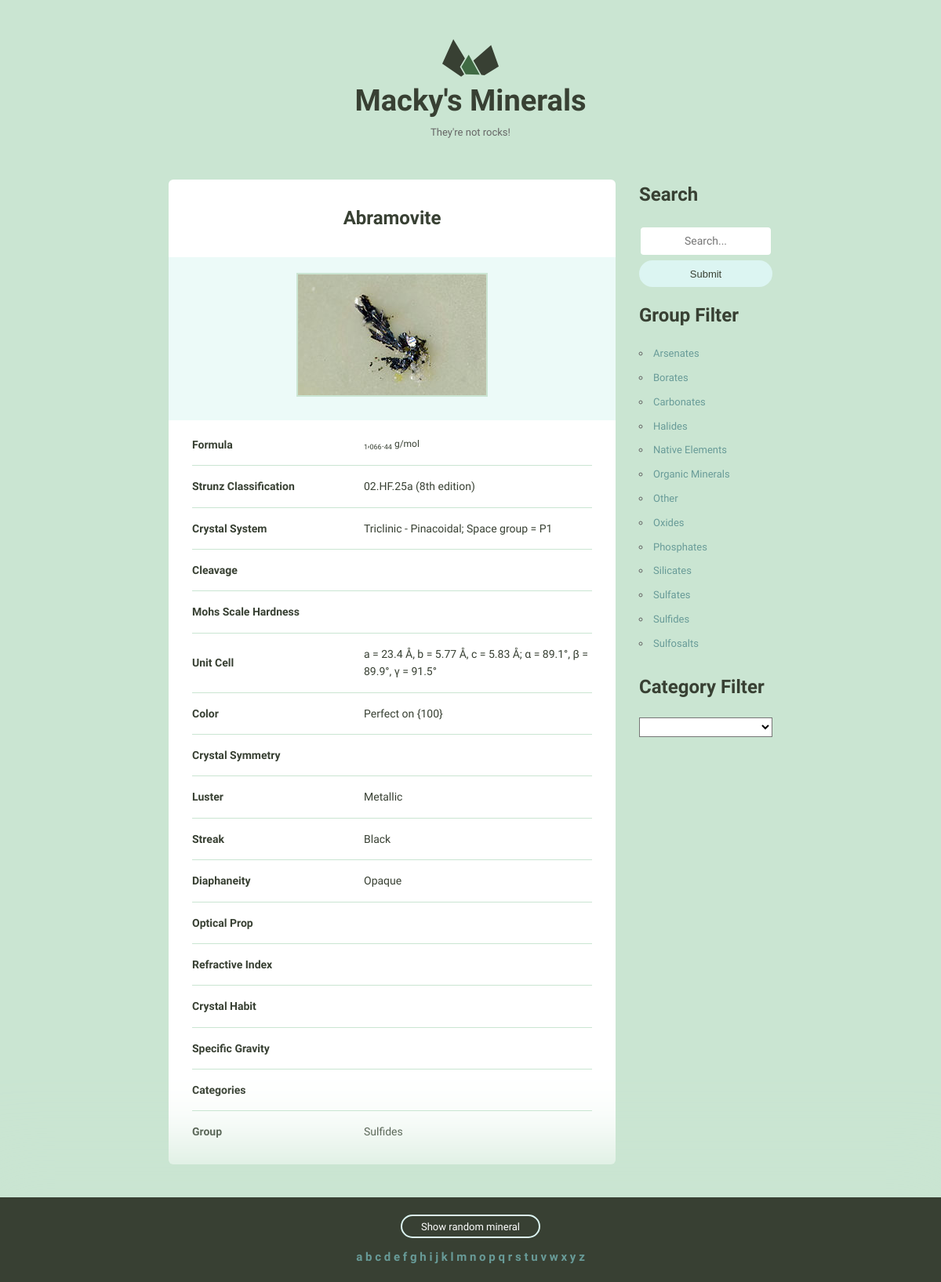
Before: /detail/4/ with the older database file.
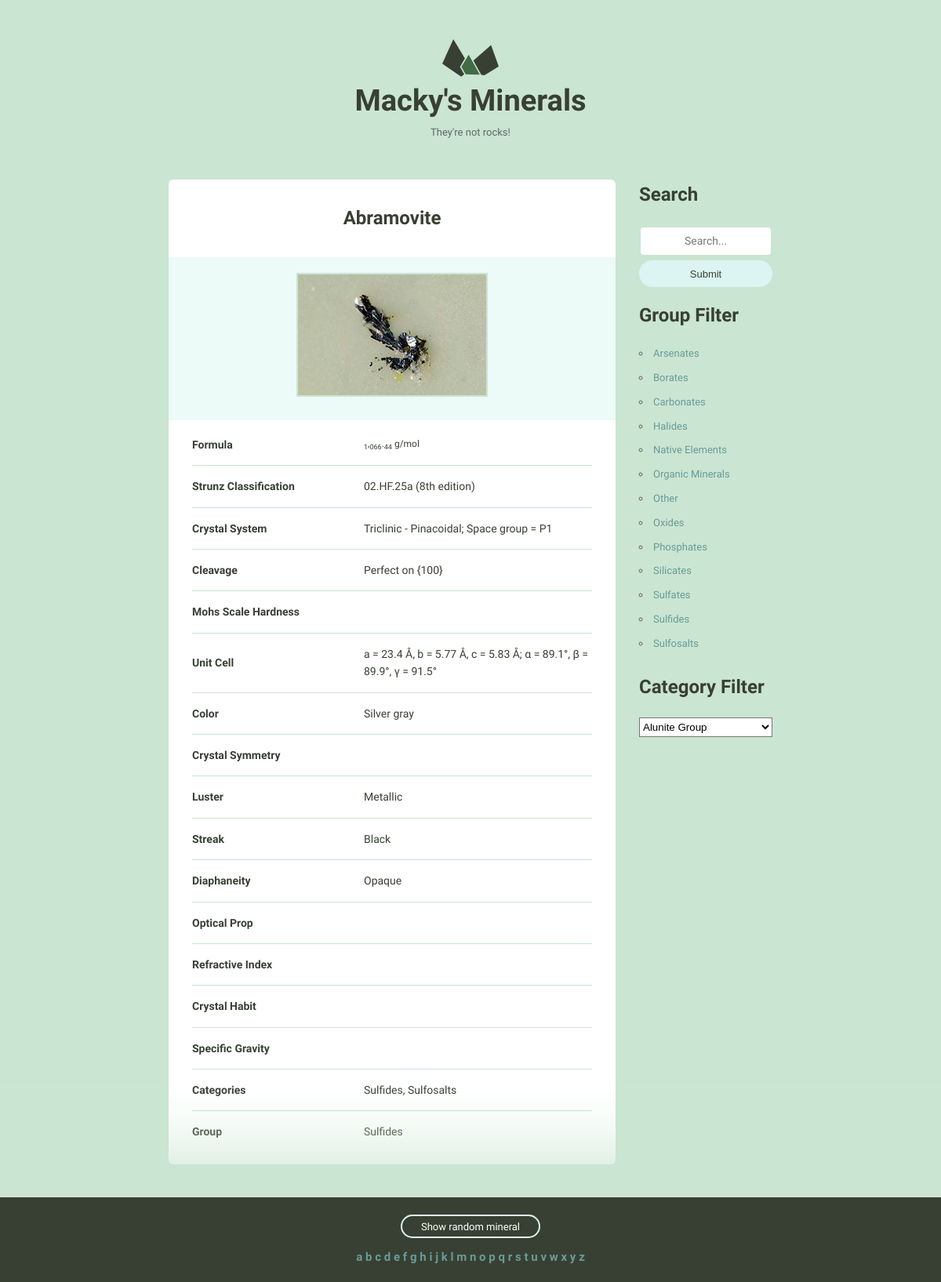
After: the same page with the newer database file.
### mineral_detail/models.py (models this page shows, shortened)
class Mineral(models.Model):
    name = models.CharField(max_length=500)
    image_filename = models.CharField(max_length=500)
    image_caption = models.CharField(max_length=500)
    formula = models.CharField(max_length=500, blank=True)
    strunz = models.CharField(max_length=500, blank=True)
    crystal_system = models.CharField(max_length=500)
    unit_cell = models.CharField(max_length=500, blank=True)
    color = models.CharField(max_length=500, blank=True)
    crystal_symmetry = models.CharField(max_length=500, blank=True)
    cleavage = models.CharField(max_length=500, blank=True)
    mohs_scale = models.CharField(max_length=500, blank=True)
    luster = models.CharField(max_length=500, blank=True)
    streak = models.CharField(max_length=500, blank=True)
    diaphaneity = models.CharField(max_length=500, blank=True)
    optical_prop = models.CharField(max_length=500, blank=True)
    refractive_index = models.CharField(max_length=500, blank=True)
    crystal_habit = models.CharField(max_length=500, blank=True)
    specific_gravity = models.CharField(max_length=500, blank=True)
    categories = models.ManyToManyField(Category)
    group = models.ForeignKey(Group, on_delete=models.CASCADE)
    @property
    def static_url(self):
        return 'images/minerals/' + self.name.title() + '.jpg'
    def category_names(self):
        return ', '.join([a.name for a in self.categories.all()])

class Group(models.Model):
    name = models.CharField(max_length=500)
    def __str__(self):
        return self.name

class Category(models.Model):
    name = models.CharField(max_length=500, default='None')

### mineral_detail/views.py (the view)
# urls.py: path('detail/', include('mineral_detail.urls'), name='mineral-detail'),
def mineral_detail(request, mineral_id):
    mineral = get_object_or_404(Mineral, pk=mineral_id)
    mineral_form = MineralForm(instance=mineral)
    all_mineral_count = Mineral.objects.all().values('id').count()
    rand_num = random.randint(1, all_mineral_count)
    groups = Group.objects.values('name').order_by('name')
    categories = Category.objects.values('name').order_by('name')
    context = {
        'mineral': mineral,
        'mineral_form': mineral_form,
        'rand_mineral': rand_num,
        'letters': string.ascii_lowercase,
        'mineral_groups': groups,
        'mineral_categories': categories,
    }
    return render(request, 'detail.html', context)

### mineral_detail/forms.py
class MineralForm(forms.ModelForm):
    class Meta:
        model = Mineral
        fields = ['strunz', 'crystal_system', 'cleavage', 'mohs_scale',
                  'unit_cell', 'color', 'crystal_symmetry',
                  'luster', 'streak', 'diaphaneity', 'optical_prop',
                  'refractive_index', 'crystal_habit',
                  'specific_gravity']
        labels = {
            'strunz': 'Strunz Classification',
            'mohs_scale': 'Mohs Scale Hardness'
        }

### mineral_detail/templatetags/custom_tags.py (called while the page is built)
@register.simple_tag(name='url_filter_replace')
def url_filter_replace(request, field, value):
    url_string = request.GET.copy()
    return u"/?{}={}".format(field, value)

### templates/detail.html
{% extends "layout.html" %}
{% block content %}
    <div class="mineral__container">
        <h1 class="mineral__name">{{ mineral.name }}</h1>
        <div class="mineral__image-bg">
            {% load static %}
            <img class="mineral__image" src="{% static mineral.static_url %}">
            <p class="mineral__caption">{{ mineral.image_caption }}</p>
        </div>
        <div class="mineral__table-container">
            <table class="mineral__table">
                <tr>
                    <td class="mineral__category">Formula</td>
                    {% autoescape off %}
                        <td class="mineral__formula">{{ mineral.formula }}</td>
                    {% endautoescape %}
                </tr>
                {% for field in mineral_form %}
                    <tr>
                        <td class="mineral__category">{{ field.label|title }}</td>
                        <td>{{ field.value }}</td>
                    </tr>
                {% endfor %}
                <tr>
                    <td class="mineral__category">Categories</td>
                    <td>{{ mineral.category_names }}</td>
                </tr>
                <tr>
                    <td class="mineral__category">Group</td>
                    <td>{{ mineral.group }}</td>
                </tr>
            </table>
        </div>
    </div>
{% endblock %}

### templates/layout.html (shortened to what this page needs)
{% load custom_tags %}
<!DOCTYPE html>
<html lang="en">
<head>
    {% load static from staticfiles %}
    {% block static %}
        <link href="{% static 'css/global.css' %}" rel='stylesheet' type='text/css'>
        <link href="{% static 'css/custom.css' %}" rel='stylesheet' type='text/css'>
        </head>
        <body>
        <div class="bounds">
            <div class="grid-100">
                <a href="{% url 'index' %}">
                    <h1 class="logo__name text-centered">Macky's Minerals</h1>
                </a>
                <p class="logo__text text-centered">They're not rocks!</p>
            </div>
            <div class="grid-75">
                {% block content %}
                {% endblock content %}
            </div>
            <div class="grid-25 sidebar">
                <div class="search-form">
                    <h2>Search</h2>
                    <form type="get" action="{% url_filter_replace request 'search-box' search_term %}">
                        <input id="search-box" type="text" name="search-box" placeholder="Search...">
                        <button id="search-submit" class="minerals__anchor" type="submit">Submit</button>
                    </form>
                </div>
                <div class="groups">
                    <h2>Group Filter</h2>
                    <ul>
                        {% for group in mineral_groups %}
                            <li class="group__item">
                                    <a class="group__link {% if group.name == searched_group %}bolded{% endif %}"
                                       href="{% url_filter_replace request 'group' group.name %}">{{ group.name|title }}</a>
                            </li>
                        {% endfor %}
                    </ul>
                </div>
                <div class="categories">
                    <h2>Category Filter</h2>
                    <select onChange="window.location.href=this.value">
                        {% for category in mineral_categories %}
                            <option value="{% url_filter_replace request 'cat' category.name %}"
                                    {% if category.name == searched_category %}selected{% endif %}>{{ category.name|title }}</option>
                        {% endfor %}
                    </select>
                </div>
            </div>
        </div>
        <div class="minerals__random">
            <a class="minerals__anchor" href="{% url 'mineral_detail' rand_mineral %}">Show random mineral</a>
            <div class="minerals__letters">
                {% for letter in letters %}
                    <strong><a class="minerals__letter {% if letter == searched_letter %}bolded{% endif %}"
                               href="{% url 'index' %}?letter={{ letter }}">{{ letter }}</a></strong>
                {% endfor %}
            </div>
        </div>
        </body>
    {% endblock static %}
</html>

### static/css/global.css (style rules this page uses)
html { font-family: sans-serif; -ms-text-size-adjust: 100%; -webkit-text-size-adjust: 100%; }
body { margin: 0; }
a { background-color: transparent; }
h1 { font-size: 2em; margin: 0.67em 0; }
sub { font-size: 75%; line-height: 0; position: relative; vertical-align: baseline; bottom: -0.25em; }
img { border: 0; }
svg:not(:root) { overflow: hidden; }
input { color: inherit; font: inherit; margin: 0; }
input { line-height: normal; }
table { border-collapse: collapse; border-spacing: 0; }
td, th { padding: 0; }
html { font-size: 62.5%; }
body { background-color: #CAE5D2; font-size: 1.5em; line-height: 1.6; font-weight: 400; font-family: "Cousine"; color: #666; }
.bounds { max-width: 800px; margin: 0 auto; padding: 50px 0 150px; overflow: hidden; }
.grid, .grid-5, .grid-10, .grid-15, .grid-20, .grid-25, .grid-30, .grid-33, .grid-35, .grid-40, .grid-45, .grid-50, .grid-55, .grid-60, .grid-65, .grid-66, .grid-70, .grid-75, .grid-80, .grid-90, .grid-95, .grid-100 { float: left; box-sizing: border-box; position: relative; }
.grid-25 { width: 25%; padding: 0 15px; }
.grid-75 { width: 75%; padding: 0 15px; }
.grid-100 { width: 100%; padding: 0 15px; }
h1, h2, h3, h4, h5, h6 { margin-top: 0; margin-bottom: 2rem; font-weight: bold; font-family: "Work Sans", sans-serif; color: #384033; }
h1 { font-size: 3.8rem; }
h2 { font-size: 2.4rem; }
@media (min-width: 550px) { h1 { font-size: 3.8rem; } }
@media (min-width: 550px) { h2 { font-size: 2.4rem; } }
p { margin-top: 0; font-size: 1.6rem; }
a { color: #689b98; text-decoration: none; -webkit-transition: color 0.2s; -moz-transition: color 0.2s; -ms-transition: color 0.2s; -o-transition: color 0.2s; transition: color 0.2s; }
input[type="text"] { background: #fff; width: 100%; color: #666; border-radius: 6px; border: 2px solid #CAE5D2; padding: 9px 15px 10px 15px; margin-bottom: 15px; outline: none; box-sizing: border-box; font-size: 1.4rem; font-family: "Work Sans", sans-serif; -webkit-appearance: none; -moz-appearance: none; appearance: none; -webkit-transition: 0.2s; -moz-transition: 0.2s; -ms-transition: 0.2s; -o-transition: 0.2s; transition: 0.2s; }
ul { list-style: circle inside; padding-left: 0; margin-top: 0; }
li { margin-bottom: 1rem; font-size: 1.3rem; }
th, td { padding: 15px; text-align: left; border-bottom: 1px solid #e1e1e1; }
th:first-child, td:first-child { padding-left: 0; }
th:last-child, td:last-child { padding-right: 0; }
input { margin-bottom: 1.5rem; }
table, p, ul { margin-bottom: 2.5rem; }
.text-centered { text-align: center; }
.logo { display: block; fill: #384033; position: relative; margin: 0 auto; width: 72px; }
.logo__name { margin-bottom: 0; }
.logo__text { margin-bottom: 50px; font-size: 13px; }
.minerals__anchor { border: solid 2px #DCF5F2; border-radius: 100px; color: #384033; display: block; font-size: 13px; text-align: center; padding: 8px 0 7px 0; width: 100%; transition: background-color 200ms ease-in-out, font-weight 200ms ease-in-out, color 200ms ease-in-out; }
.minerals__random { background-color: #384033; box-shadow: 0 0 100px 50px #CAE5D2; color: #fff; padding: 20px 0 20px 0; position: fixed; bottom: 0; text-align: center; width: 100%; }
.minerals__random .minerals__anchor { display: inline; color: #fff; padding: 6px 24px 5px 24px; }
.mineral__container { background-color: #fff; border-radius: 6px; list-style: none; padding: 0; text-align: center; }
.mineral__name { display: block; width: 100%; margin: 0; font-size: 24px; padding: 30px 0 30px 0; }
.mineral__image { display: block; margin: 0 auto; border: solid 2px #CAE5D2; }
.mineral__image-bg { background-color: #ecfaf8; padding: 20px 0; }
.mineral__caption { font-size: 12px; font-style: italic; padding: 10px 0 0 0; margin: 0; }
.mineral__table { font-size: 14px; color: #384033; }
.mineral__table td { border-color: #CAE5D2; }
.mineral__table tr:last-of-type td { border-bottom: none; padding-bottom: 0; }
.mineral__table-container { padding: 5px 30px 0; }
.mineral__category { font-weight: bold; width: 40%; }
.mineral__formula { font-size: 12px; }

Changed rows visible on the page:
changed Mineral "Abramovite": category_names (not shown) → "Sulfides, Sulfosalts"
Other visible differences:
form field value: (not shown) → "Alunite Group"
new list line: "Cleavage"
new list line: "Perfect on {100}"
new list line: "Color"
new list line: "Silver gray"
list line gone: "Cleavage"
list line gone: "Color"
list line gone: "Perfect on {100}"
